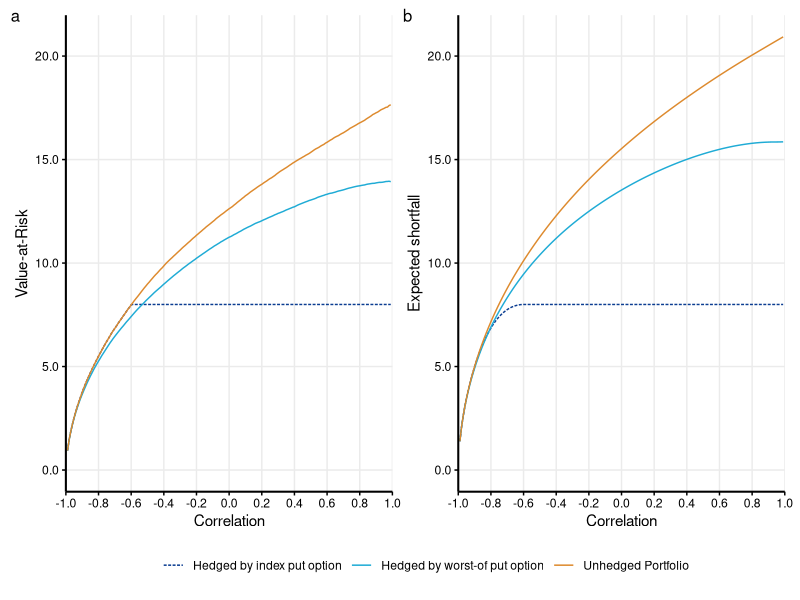
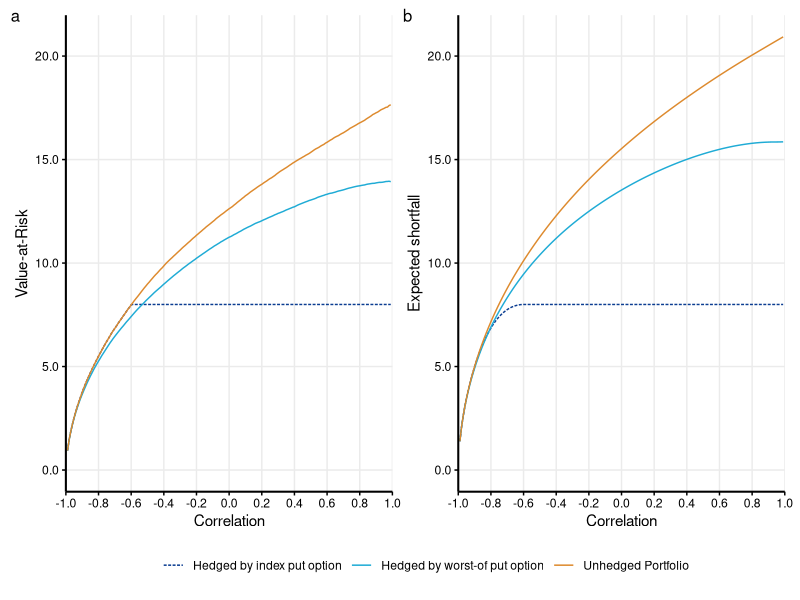

Reproduce these figures in R, in order.
#------------------------- General Purpose -------------------------
# This file provides the results explained in section 1.2 of the thesis. 
# Furthermore, it constructs figure 2. The exact parameter settings to get to the figures are explained in the thesis.

library(MASS)
library(ggplot2)
library(dplyr)
library(tidyr)
library(patchwork)
library(scales)

#-------------------------------
#Input variables
#-------------------------------

#Variables concerning the stocks
S_1 = 20
S_2 = 30
mu_1 = 0.05
mu_2 = 0.04
#mu_1 = -0.1
#mu_2 = -0.08
sigma_1 = 0.3
sigma_2 = 0.25
#sigma_1 = 0.4
#sigma_2 = 0.35

#Variables between stocks
#rho = 0.4
rho_values <- seq(-0.99, 0.99, by = 0.01)

#Variables concerning the options
K_a = 42
put_premium =0
#put_premium = 0

K_b = 16
WOput_premium = 0
#WOput_premium = 0

#1-confidence level for VaR and ES calculation
alpha = 0.05

#Variables regarding simulation settings
n = 100000
T = 1

#-------------------------------
#Initializing
#-------------------------------

VaR_1 <- numeric(length(rho_values))
VaR_2 <- numeric(length(rho_values))
VaR_3 <- numeric(length(rho_values))

ES_1 <- numeric(length(rho_values))
ES_2 <- numeric(length(rho_values))
ES_3 <- numeric(length(rho_values))


#-------------------------------
#Simulation and calculation loss, value-at-risk and expected shortfall.
#-------------------------------

set.seed(123)

Z <- matrix(rnorm(n*2), ncol = 2)
Z

#simulation from a multivariate normal distribution 
for (i in seq_along(rho_values)) {
  rho <- rho_values[i]
  R <- matrix(c(1, rho, rho, 1), nrow = 2, byrow = TRUE)
  
  # Cholesky factorization
  L <- t(chol(R))   
  X <- Z %*% t(L)
  
  Stocks_at_T <- data.frame(
    Stock_1 = numeric(n),
    Stock_2 = numeric(n)
  )
  
  
  Stocks_at_T$Stock_1 <- exp((mu_1-sigma_1^2/2) * T + X[,1] * sqrt(T) * sigma_1) * S_1
  Stocks_at_T$Stock_2 <- exp((mu_2-sigma_2^2/2) * T + X[,2] * sqrt(T) * sigma_2) * S_2 
  
  Stocks_at_T$sum_col <- Stocks_at_T$Stock_1 + Stocks_at_T$Stock_2
  Stocks_at_T$hedged <- pmax(K_a - Stocks_at_T$sum_col, 0) + Stocks_at_T$sum_col
  Stocks_at_T$worst <- pmin(Stocks_at_T$Stock_1,Stocks_at_T$Stock_2)
  Stocks_at_T$worst_put <- pmax(K_b - Stocks_at_T$worst, 0) + Stocks_at_T$sum_col
  
  loss_unhedged <- (S_1 + S_2) - Stocks_at_T$sum_col
  loss_hedged   <- (S_1 + S_2 + put_premium) - Stocks_at_T$hedged
  loss_WOhedged   <- (S_1 + S_2 + WOput_premium) - Stocks_at_T$worst_put 
  
  
  VaR_1[i] <- quantile(loss_unhedged, 1 - alpha)
  VaR_2[i] <- quantile(loss_hedged, 1 - alpha)
  VaR_3[i] <- quantile(loss_WOhedged, 1 - alpha)
  
  ES_1[i] <- mean(loss_unhedged[loss_unhedged >= quantile(loss_unhedged, 1 - alpha)])
  ES_2[i] <- mean(loss_hedged[loss_hedged >= quantile(loss_hedged, 1 - alpha)])
  ES_3[i] <- mean(loss_WOhedged[loss_WOhedged >= quantile(loss_WOhedged, 1 - alpha)])
  
}

#-------------------------------
#Putting results together.
#-------------------------------

results_df <- data.frame(
  rho = rho_values,
  VaR_1 = VaR_1,
  VaR_2 = VaR_2,
  VaR_3 = VaR_3
)

results_ES_df <- data.frame(
  rho = rho_values,
  ES_1 = ES_1,
  ES_2 = ES_2,
  ES_3 = ES_3
)

# Reshape data
plot_data_var <- results_df %>%
  pivot_longer(
    cols = c(VaR_1, VaR_2, VaR_3),
    names_to = "ID",
    values_to = "Value"
  ) %>%
  mutate(
    ID = recode(ID,
                "VaR_1" = "Unhedged Portfolio",
                "VaR_2" = "Hedged by index put option",
                "VaR_3" = "Hedged by worst-of put option"
    )
  )

plot_data_es <- results_ES_df %>%
  pivot_longer(
    cols = c(ES_1, ES_2, ES_3),
    names_to = "ID",
    values_to = "Value"
  ) %>%
  mutate(
    ID = recode(ID,
                "ES_1" = "Unhedged Portfolio",
                "ES_2" = "Hedged by index put option",
                "ES_3" = "Hedged by worst-of put option"
    )
  )

#-------------------------------
#Figure settings and plotting.
#-------------------------------

# Common y-axis limits
y_min <- min(c(plot_data_var$Value, plot_data_es$Value,0), na.rm = TRUE)
y_max <- max(c(plot_data_var$Value, plot_data_es$Value), na.rm = TRUE)

# Y-axis ticks every 0.1
y_breaks <- seq(
  from = floor(y_min * 10) / 10,
  to = ceiling(y_max * 10) / 10,
  by = 5
)

# Legend styling
my_colors <- c(
  "Unhedged Portfolio" = "#DD8A2E",
  "Hedged by index put option" = "#0B3D91",
  "Hedged by worst-of put option" = "#1FABD5"
)

my_linetypes <- c(
  "Unhedged Portfolio" = "solid",
  "Hedged by index put option" = "21",
  "Hedged by worst-of put option" = "solid"
)

# VaR plot
pl_var <- ggplot(
  plot_data_var,
  aes(x = rho, y = Value, color = ID, group = ID, linetype = ID)
) +
  geom_line(linewidth = 0.5) +
  scale_x_continuous(
    limits = c(-1, 1),
    breaks = seq(-1, 1, by = 0.2),
    expand = c(0, 0)
  ) +
  scale_y_continuous(
    limits = c(y_min, y_max),
    breaks = y_breaks,
    labels = number_format(accuracy = 0.1)
  ) +
  scale_color_manual(values = my_colors) +
  scale_linetype_manual(values = my_linetypes) +
  labs(
    x = "Correlation",
    y = "Value-at-Risk",
    color = NULL,
    linetype = NULL
  ) +
  theme_minimal() +
  theme(
    axis.text.x = element_text(angle = 0, hjust = 0.5),  # straight labels
    plot.title = element_blank(),
    panel.grid.minor = element_blank(),
    axis.line = element_line(color = "black", linewidth = 0.7),
    axis.text = element_text(color = "black"),
    axis.ticks = element_line(color = "black"),
    legend.position = "bottom",
    legend.title = element_blank()
  )

# ES plot
pl_var_ES <- ggplot(
  plot_data_es,
  aes(x = rho, y = Value, color = ID, group = ID, linetype = ID)
) +
  geom_line(linewidth = 0.5) +
  scale_x_continuous(
    limits = c(-1, 1),
    breaks = seq(-1, 1, by = 0.2),
    expand = c(0, 0)
  ) +
  scale_y_continuous(
    limits = c(y_min, y_max),
    breaks = y_breaks,
    labels = number_format(accuracy = 0.1)
  ) +
  scale_color_manual(values = my_colors) +
  scale_linetype_manual(values = my_linetypes) +
  labs(
    x = "Correlation",
    y = "Expected shortfall",
    color = NULL,
    linetype = NULL
  ) +
  theme_minimal() +
  theme(
    axis.text.x = element_text(angle = 0, hjust = 0.5),  # straight labels
    plot.title = element_blank(),
    panel.grid.minor = element_blank(),
    axis.line = element_line(color = "black", linewidth = 0.7),
    axis.text = element_text(color = "black"),
    axis.ticks = element_line(color = "black"),
    legend.position = "bottom",
    legend.title = element_blank()
  )

# Combine plots
combined_plot <- pl_var + pl_var_ES +
  plot_layout(guides = "collect") +
  plot_annotation(tag_levels = "a") &
  theme(
    legend.position = "bottom",
    plot.tag = element_text(size = 12),
    plot.tag.position = c(0, 1)  # top-left corner
  )


# Display
combined_plot

#-------------------------------
#Saving figure.
#-------------------------------

setwd(dirname(rstudioapi::getActiveDocumentContext()$path))
setwd("Figures")
# Save
ggsave(
  "Fig2_VaR_ES_Portfolios.png",
  plot = combined_plot,
  width = 8.5,
  height = 4.5,
  units = "in",
  dpi = 300
)
